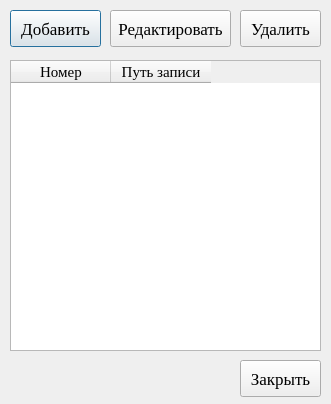
<?xml version="1.0" encoding="UTF-8"?>
<ui version="4.0">
 <class>Dialog</class>
 <widget class="QDialog" name="Dialog">
  <property name="geometry">
   <rect>
    <x>0</x>
    <y>0</y>
    <width>331</width>
    <height>404</height>
   </rect>
  </property>
  <property name="font">
   <font>
    <family>Times New Roman</family>
    <pointsize>13</pointsize>
   </font>
  </property>
  <property name="windowTitle">
   <string>Cameras</string>
  </property>
  <widget class="QPushButton" name="pushButton">
   <property name="geometry">
    <rect>
     <x>10</x>
     <y>10</y>
     <width>91</width>
     <height>37</height>
    </rect>
   </property>
   <property name="text">
    <string>Добавить</string>
   </property>
  </widget>
  <widget class="QPushButton" name="pushButton_2">
   <property name="geometry">
    <rect>
     <x>110</x>
     <y>10</y>
     <width>121</width>
     <height>37</height>
    </rect>
   </property>
   <property name="text">
    <string>Редактировать</string>
   </property>
  </widget>
  <widget class="QPushButton" name="pushButton_3">
   <property name="geometry">
    <rect>
     <x>240</x>
     <y>10</y>
     <width>81</width>
     <height>37</height>
    </rect>
   </property>
   <property name="text">
    <string>Удалить</string>
   </property>
  </widget>
  <widget class="QTableWidget" name="tableWidget">
   <property name="geometry">
    <rect>
     <x>10</x>
     <y>60</y>
     <width>311</width>
     <height>291</height>
    </rect>
   </property>
   <column>
    <property name="text">
     <string>Номер</string>
    </property>
    <property name="font">
     <font>
      <family>Times New Roman</family>
      <pointsize>11</pointsize>
     </font>
    </property>
   </column>
   <column>
    <property name="text">
     <string>Путь записи</string>
    </property>
    <property name="font">
     <font>
      <family>Times New Roman</family>
      <pointsize>11</pointsize>
     </font>
    </property>
   </column>
  </widget>
  <widget class="QPushButton" name="pushButton_4">
   <property name="geometry">
    <rect>
     <x>240</x>
     <y>360</y>
     <width>81</width>
     <height>37</height>
    </rect>
   </property>
   <property name="text">
    <string>Закрыть</string>
   </property>
  </widget>
 </widget>
 <resources/>
 <connections/>
</ui>
